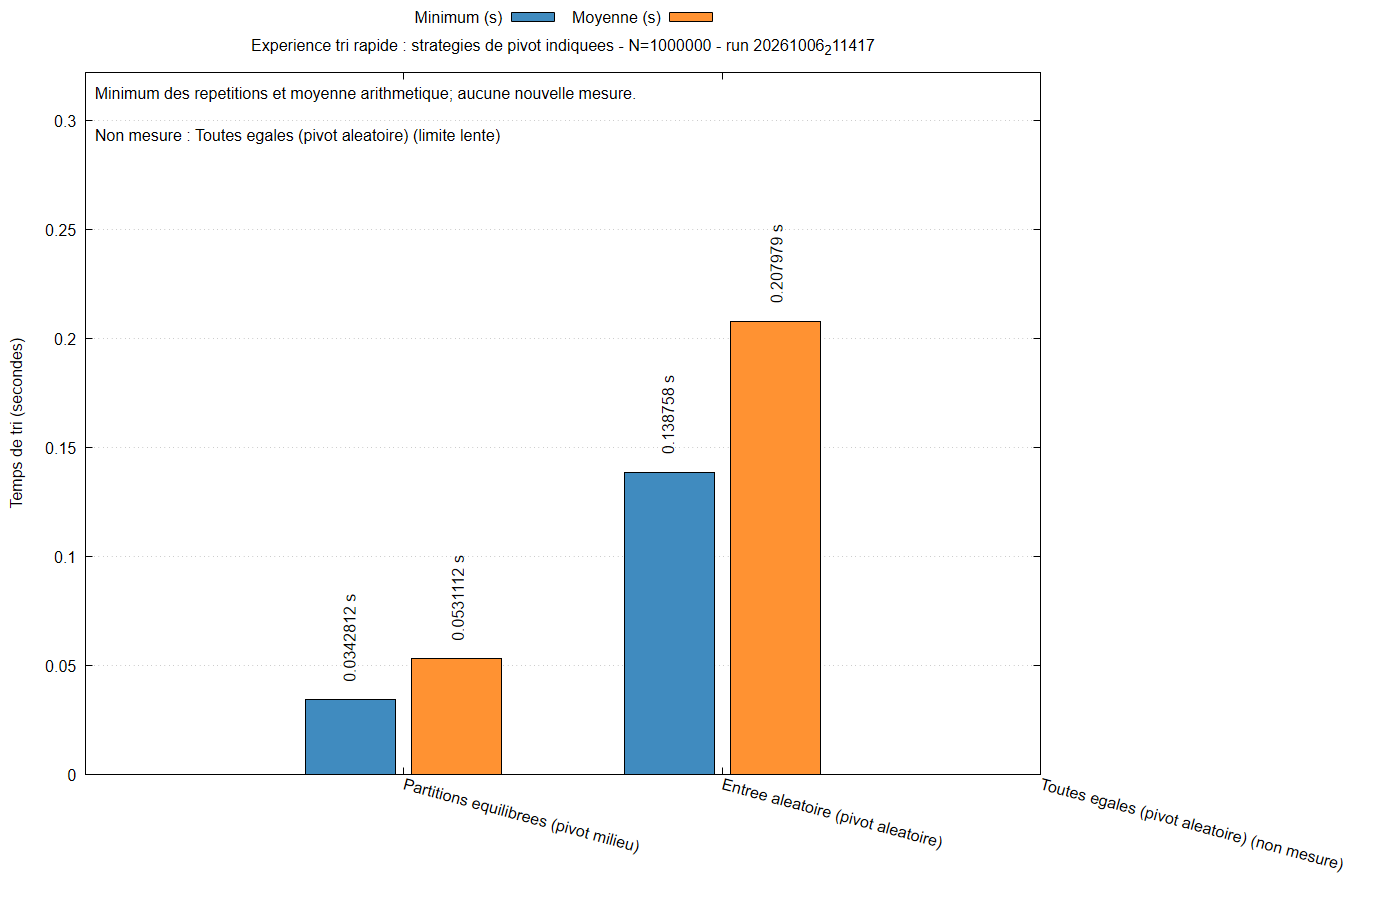

Write gnuplot code to recreate this figure.
set encoding utf8
set terminal pngcairo size 1400,900 font 'Arial,12'
set output 'graphiques/20261006_211417/histogrammes/experience_rapide_1000000.png'
set datafile separator ';'
set datafile missing 'non_mesure'
set title 'Experience tri rapide : strategies de pivot indiquees - N=1000000 - run 20261006_211417'
set ylabel 'Temps de tri (secondes)'
set style data histograms
set style histogram clustered gap 1
set style fill solid 0.85 border -1
set boxwidth 0.85
set grid ytics
set key outside top center horizontal
set xtics rotate by -15
set bmargin 7
set yrange [0:0.32236801575]
set label 1 'Minimum des repetitions et moyenne arithmetique; aucune nouvelle mesure.' at graph 0.01,0.97 front
set label 2 'Non mesure : Toutes egales (pivot aleatoire) (limite lente)' at graph 0.01,0.910 front
plot 'graphiques/20261006_211417/histogrammes/experience_rapide_1000000.dat' every ::1 using 2:xticlabels(1) title 'Minimum (s)' lc rgb '#1f77b4', '' every ::1 using 3 title 'Moyenne (s)' lc rgb '#ff7f0e', '' every ::1 using ($0-0.17):2:(sprintf('%.6g s',column(2))) with labels rotate by 90 left offset 0,1 notitle, '' every ::1 using ($0+0.17):3:(sprintf('%.6g s',column(3))) with labels rotate by 90 left offset 0,1 notitle
unset output
